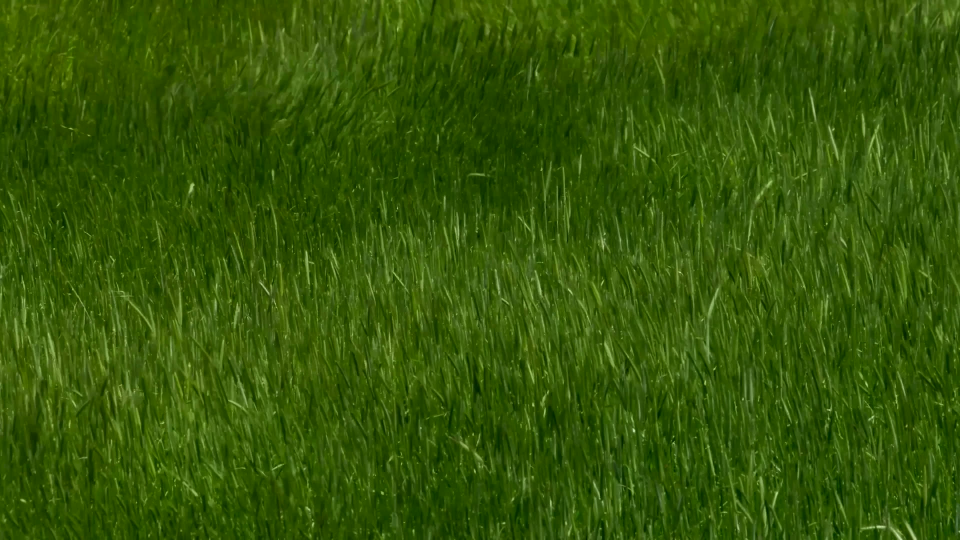
#> input picture site/assets/img/hero-poster.jpg, 1920 x 1080 px, given in place of logo.png, which was not available (shown at 1/2 size)
$ python build-og-image.py
#> lines starting #> are read from the running program, lines starting #| are printed output that depends on the picture; pictures that were not available may be replaced by others from this repository, and a replacement may not be noted
#!/usr/bin/env python3
"""
Fields — Open Graph share card.

    python3 tools/build-og-image.py

Writes site/assets/img/og-image.jpg at 1200x630, the size Facebook, LinkedIn,
Slack, iMessage and X all expect.

It is deliberately NOT the hero poster. A bare frame of grass says nothing in a
feed — a share card has about a quarter of a second to identify the brand, so
it carries the lockup and the message, composited over the same graded frame
and scrim the site uses.

Type runs larger than the site's proportions because a card is usually rendered
around 500px wide in a timeline, far smaller than it is authored.
"""

import pathlib
import subprocess
import tempfile

from PIL import Image, ImageDraw, ImageFont

ROOT = pathlib.Path(__file__).resolve().parent.parent
FONT = ROOT / "source/fonts/Fredoka[wdth,wght].ttf"
LOGO = ROOT / "site/assets/img/fields-primary-brand.svg"
POSTER = ROOT / "site/assets/img/hero-poster.jpg"
OUT = ROOT / "site/assets/img/og-image.jpg"

W, H = 1200, 630
SCRIM = (11, 38, 0)
STRENGTH = 0.25
ALMOND = (244, 233, 225)
SUNSHINE = (249, 225, 77)

TAGLINE = "Good things take thyme."
# The longer line here, unlike the on-campus signage — someone seeing this in a
# feed is not standing in the building.
EYEBROW = "COMING SOON TO CU ANSCHUTZ"


def font_at(size, weight):
    f = ImageFont.truetype(str(FONT), size)
    f.set_variation_by_axes([weight, 100])
    return f


def tracked(draw, xy, text, font, fill, tracking):
    x, y = xy
    for ch in text:
        draw.text((x, y), ch, font=font, fill=fill)
        x += draw.textlength(ch, font=font) + tracking


def tracked_width(draw, text, font, tracking):
    return sum(draw.textlength(c, font=font) for c in text) + tracking * (len(text) - 1)


def background():
    im = Image.open(POSTER).convert("RGB")
#> im is the input picture: PIL image 1920x1080 RGB; mean R, G, B 52.7, 86.8, 8.1
    target = W / H
    if im.width / im.height > target:                 # crop to 1.9:1
        nw = int(im.height * target)
        im = im.crop(((im.width - nw) // 2, 0, (im.width + nw) // 2, im.height))
    else:
        nh = int(im.width / target)
#> nh = 1008
        im = im.crop((0, (im.height - nh) // 2, im.width, (im.height + nh) // 2))
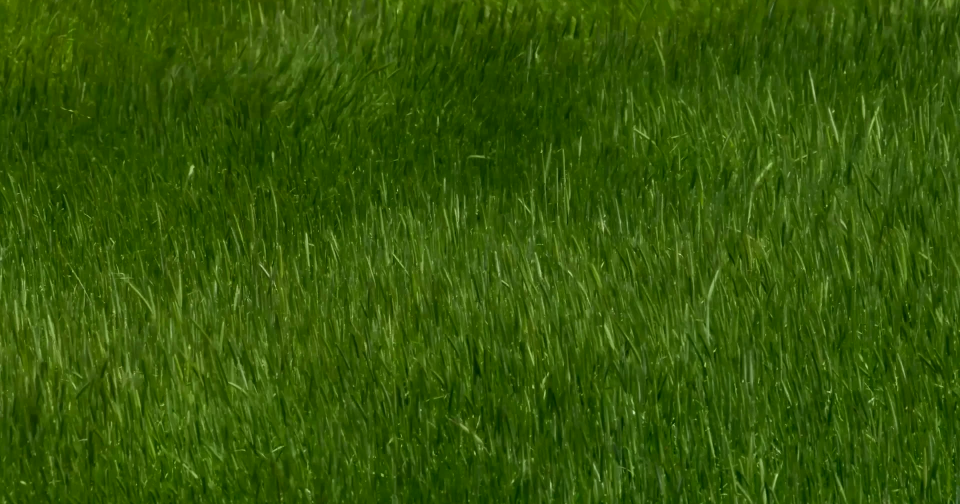
#> im: PIL image 1920x1008 RGB (shown at 1/2 size); mean R, G, B 52.7, 86.8, 8.2
    base = im.resize((W, H), Image.LANCZOS).convert("RGBA")
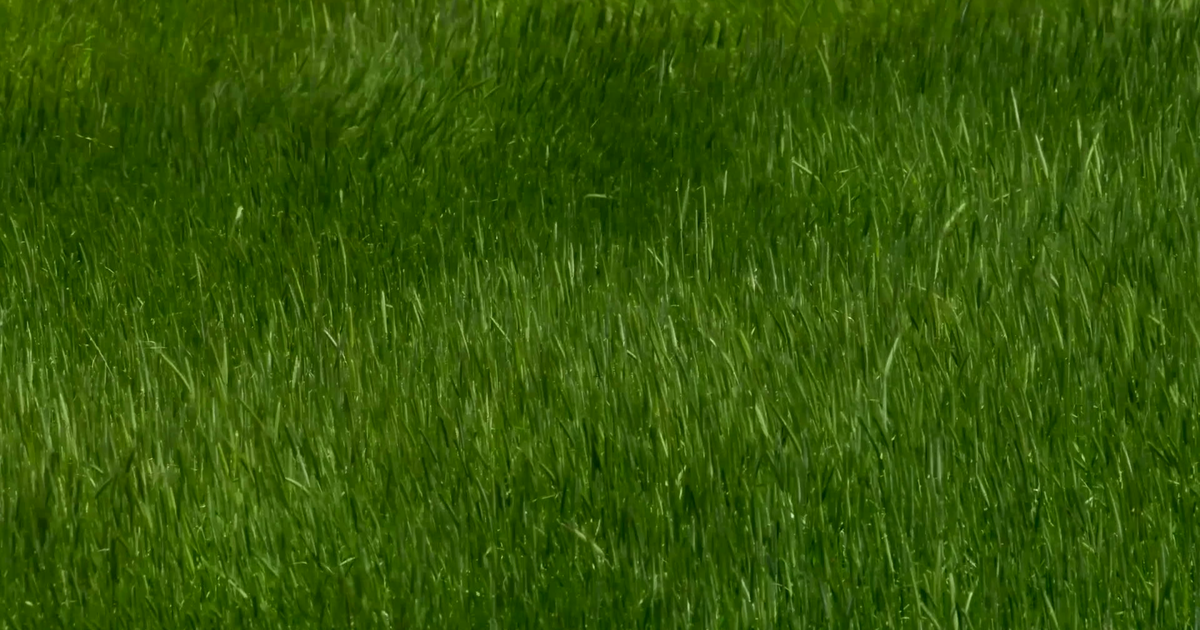
#> base: PIL image 1200x630 RGBA; mean R, G, B, A 52.7, 86.8, 8.3, 255

    rad = Image.new("L", (W, H), 0)
#> rad: PIL image 1200x630 L; every value is 0
    d = ImageDraw.Draw(rad)
    cx, cy, rx, ry = W / 2, H * 0.45, W * 0.90, H * 0.70
    for i in range(220, 0, -1):
        f = i / 220
        d.ellipse([cx - rx * f, cy - ry * f, cx + rx * f, cy + ry * f],
                  fill=255 - int(255 * STRENGTH * 0.9 * f * f))
    rad = Image.eval(rad, lambda v: 255 - v)
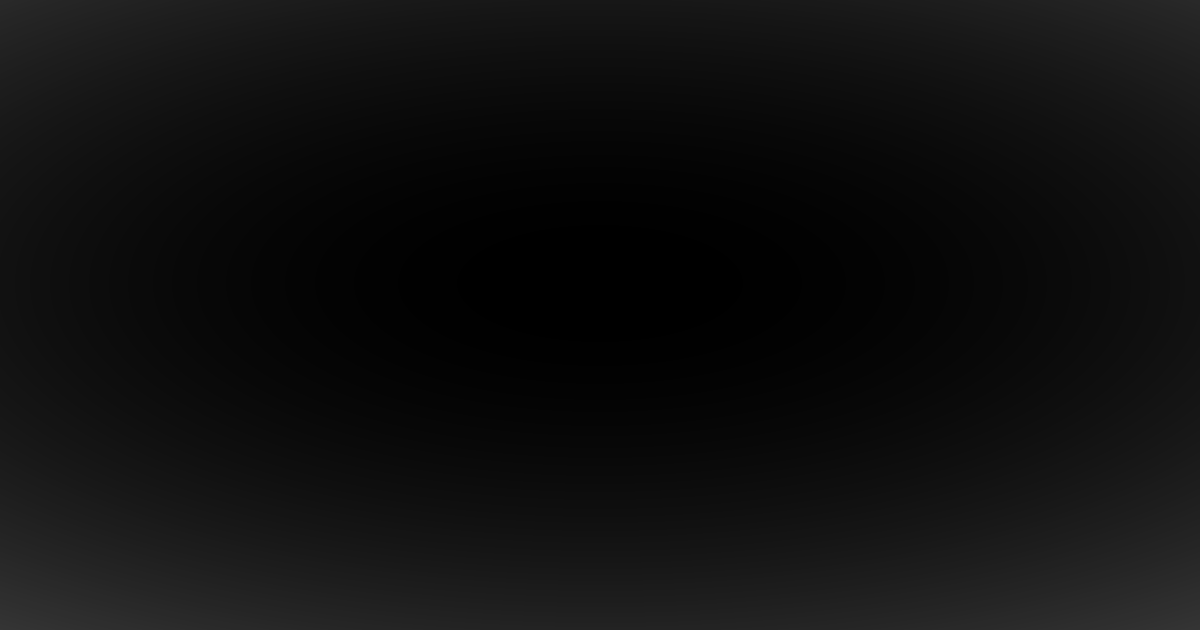
#> rad: PIL image 1200x630 L; min 0, max 53, mean 15.5
    base = Image.alpha_composite(base, Image.merge(
        "RGBA", (*[Image.new("L", (W, H), c) for c in SCRIM], rad)))

    lin = Image.new("L", (W, H))
    ld = ImageDraw.Draw(lin)
    for y in range(H):
        t = y / H
        a = (STRENGTH * (0.7 + (0.25 - 0.7) * (t / 0.4)) if t < 0.4
             else STRENGTH * (0.25 + (0.85 - 0.25) * ((t - 0.4) / 0.6)))
        ld.line([(0, y), (W, y)], fill=int(255 * a))
    return Image.alpha_composite(base, Image.merge(
        "RGBA", (*[Image.new("L", (W, H), c) for c in SCRIM], lin)))


def main():
    with tempfile.TemporaryDirectory() as td:
        logo_png = pathlib.Path(td) / "logo.png"
        logo_w = int(W * 0.46)
        subprocess.run(["rsvg-convert", "-w", str(logo_w), "-o", str(logo_png), str(LOGO)],
                       check=True)
        logo = Image.open(logo_png).convert("RGBA")

    card = background()
    draw = ImageDraw.Draw(card)

    tag_size, eye_size = int(W * 0.030), int(W * 0.0185)
    gap_logo, gap_eye = int(W * 0.028), int(W * 0.016)
    tag_font, eye_font = font_at(tag_size, 300), font_at(eye_size, 500)
    tracking = eye_size * 0.32

    block = logo.height + gap_logo + tag_size + gap_eye + eye_size
    top = int(H * 0.5 - block * 0.54)

    card.alpha_composite(logo, ((W - logo.width) // 2, top))
    y = top + logo.height + gap_logo
    tw = draw.textlength(TAGLINE, font=tag_font)
    draw.text(((W - tw) / 2, y), TAGLINE, font=tag_font, fill=ALMOND)
    y += tag_size + gap_eye
    ew = tracked_width(draw, EYEBROW, eye_font, tracking)
    tracked(draw, ((W - ew) / 2 - tracking / 2, y), EYEBROW, eye_font, SUNSHINE, tracking)

    widest = max(logo.width, tw, ew)
    if widest > W * 0.88:
        print(f"  ! content {widest:.0f}px is tight in a {W}px card")

    card.convert("RGB").save(OUT, quality=88, optimize=True, progressive=True)
    print(f"  {OUT.relative_to(ROOT)}  {W}x{H}  {OUT.stat().st_size / 1024:.0f} KB")


if __name__ == "__main__":
#> (the run stopped early here; a loop or call above may not have finished)
